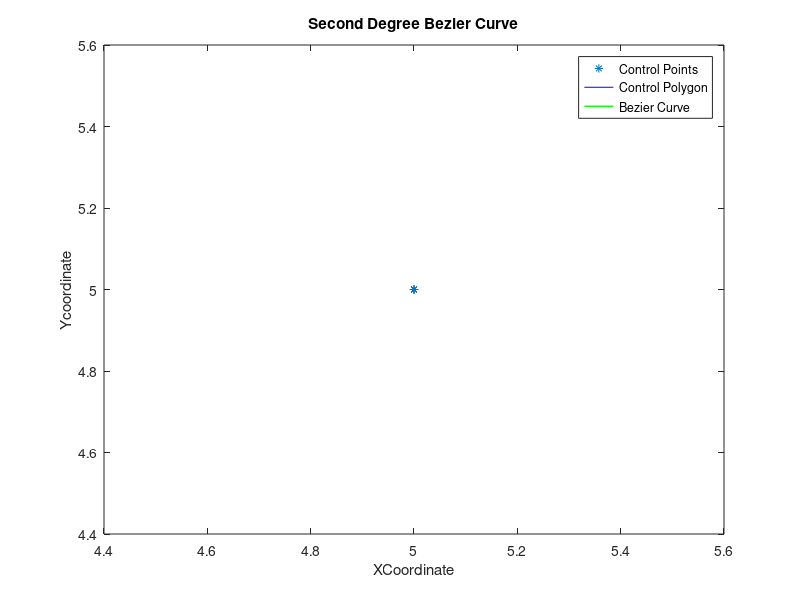

Recreate this plot in MATLAB.
% Creating empty arrays for storing control point input
array_x = [];
array_y = [];

% Getting user input for the x and y coordinates of each control point
for i = 1:3
    value_x = input(sprintf('Enter x coordinate of %dth control point: ', i));
    array_x = [array_x, value_x];
    value_y = input(sprintf('Enter y coordinate of %dth control point: ', i));
    array_y = [array_y, value_y];
end
% Creating empty arrays for storing x and y coordinates of the curve points
x = [];
y = [];

% Creating a variable u and initializing it to zero
u = 0;

% Creating a while loop to draw a straight line using Bezier curve
while u < 1
    % Parabolic Curve
    put_x = (1-u).^2 * array_x(1) + 2 * u * (1-u) * array_x(2) + u.^2 * array_x(3);
    put_y = (1-u).^2 * array_y(1) + 2 * u * (1-u) * array_y(2) + u.^2 * array_y(3);

    
    % Appending x and y coordinates of the curve points to their respective arrays
    x = [x, put_x];
    y = [y, put_y];
    
    % Incrementing u by 0.01
    u = u + 0.001;
end

disp("Array X:");
disp(x);
disp("Array Y:");
disp(y);
% Plotting the cubic Bezier curve

plot(array_x, array_y,'*', 'DisplayName', 'Control Points');
title('Second Degree Bezier Curve');
xlabel('XCoordinate');
ylabel('Ycoordinate');
hold on;
plot(array_x, array_y, 'b', 'DisplayName', 'Control Polygon');
plot(x, y, 'g', 'DisplayName', 'Bezier Curve','linewidth', 1);
legend;
hold off;
